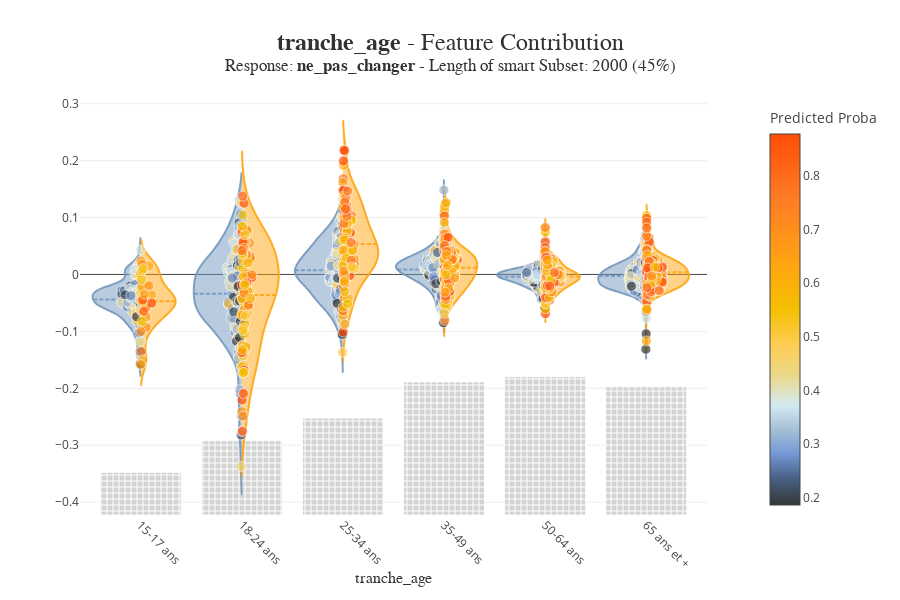

Notebook code for this chart:
### Code cell
#détail par variable avec Shapash
xpl.plot.contribution_plot(col="tranche_age")
